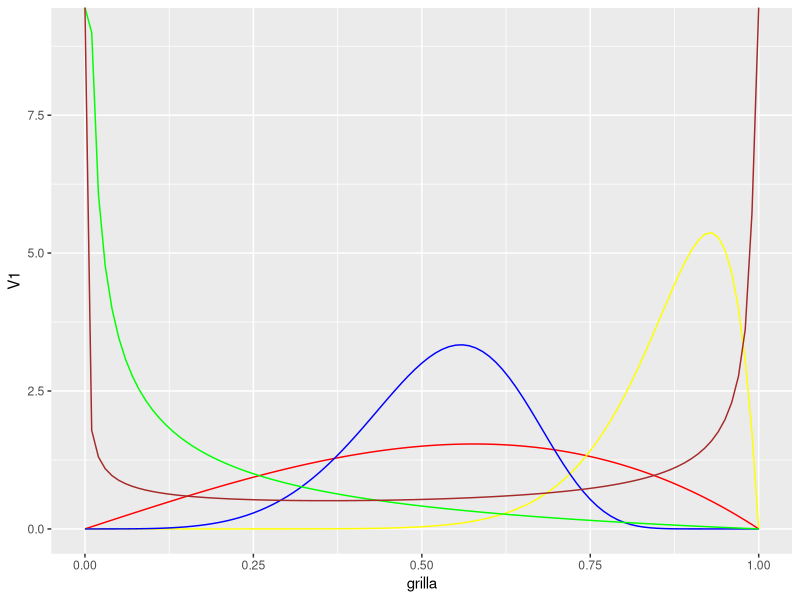

Here is the R script that generated this plot: (Note: this script raises an error after producing the figure.)
library(ggplot2)
library(mvtnorm)

#Punto 2

kumaraswamy = function(a,b,x) {
  stopifnot(a > 0)
  stopifnot(b > 0)
  valor = a*b*(x^(a-1))*((1-(x^a))^(b-1))
  return(valor)
}

grilla = seq(0,1,.01)


runif(2,1,100)

parametros = matrix(c(2,2,10,2,5,15,1/2,2,1/2,1/3), nrow = 5, ncol = 2, byrow = T)

Valores = matrix(0,nrow = 101, ncol = 5)
for (i in 1:5) {
  Valores[,i] = kumaraswamy(parametros[i,1],parametros[i,2],grilla)
}

data_kuma = as.data.frame(Valores)

ggplot(data_kuma)+geom_line(aes(x = grilla, y = V1), color = "red")+
  geom_line(aes(x = grilla, y = V2), color = "yellow")+
  geom_line(aes(x = grilla, y = V3), color = "blue")+
  geom_line(aes(x = grilla, y = V4), color = "green")+
  geom_line(aes(x = grilla, y = V5), color = "brown")



# Muy facilmente se puede representar la creencia a priori 
# de parametros que esten entre 0 y 1.



#Punto 3 


r_beta_by_mean = function(n, media, con){
  alfa = media * con
  beta = con - alfa
  rbeta(n, alfa, beta)
}

d_beta_by_mean = function(x, media, con){
  alfa = media * con
  beta = con - alfa
  dbeta(x, alfa, beta)
}


d_objetivo_kuma = function(x) kumaraswamy(6, 2, x)

r_propuesta_kuma_1 = function(x) r_beta_by_mean(1, x, 2)

d_propuesta_kuma_1 = function(x, media) d_beta_by_mean(x, media, 2)

muestras_kuma_1 = sample_mh_1d(5000, v_random = c(0,1), d_objetivo = d_objetivo_kuma, 
                             d_propuesta = d_propuesta_kuma_1, 
                             r_propuesta = r_propuesta_kuma_1)

r_propuesta_kuma_2 = function(x) r_beta_by_mean(1, x, 10)

d_propuesta_kuma_2 = function(x, media) d_beta_by_mean(x, media, 10)

muestras_kuma_2 = sample_mh_1d(5000, v_random = c(0,1), d_objetivo = d_objetivo_kuma, 
                               d_propuesta = d_propuesta_kuma_2, 
                               r_propuesta = r_propuesta_kuma_2)

r_propuesta_kuma_3 = function(x) r_beta_by_mean(1, x, 1)

d_propuesta_kuma_3 = function(x, media) d_beta_by_mean(x, media, 1)

muestras_kuma_3 = sample_mh_1d(5000, v_random = c(0,1), d_objetivo = d_objetivo_kuma, 
                               d_propuesta = d_propuesta_kuma_3, 
                               r_propuesta = r_propuesta_kuma_3)



muestras_kuma = data.frame(obs = c(muestras_kuma_1, muestras_kuma_2, muestras_kuma_3),
                           orden = rep(1:5000,3),
                           cadena = as.factor(rep(1:3, each = 5000)))

ggplot(muestras_kuma) + geom_line(aes(x = orden, y = obs)) + facet_grid(vars(cadena))

1-mean(muestras_kuma_1[1:4999]-muestras_kuma_1[2:5000] == 0)
1-mean(muestras_kuma_2[1:4999]-muestras_kuma_2[2:5000] == 0)
1-mean(muestras_kuma_3[1:4999]-muestras_kuma_3[2:5000] == 0)


hist(muestras_kuma_1)
hist(muestras_kuma_2)
hist(muestras_kuma_3)

acf(muestras_kuma_1, lag.max = 19)
acf(muestras_kuma_2, lag.max = 19)
acf(muestras_kuma_3, lag.max = 19)

mean(muestras_kuma_1)
mean(muestras_kuma_2)
mean(muestras_kuma_3)


mean(sort(muestras_kuma_1)[250:251])
mean(sort(muestras_kuma_2)[250:251])
mean(sort(muestras_kuma_3)[250:251])

mean(sort(muestras_kuma_1)[4750:4751])
mean(sort(muestras_kuma_2)[4750:4751])
mean(sort(muestras_kuma_3)[4750:4751])

logit_kuma_1 = log(muestras_kuma_1/(1-muestras_kuma_1))
logit_kuma_2 = log(muestras_kuma_2/(1-muestras_kuma_2))
logit_kuma_3 = log(muestras_kuma_3/(1-muestras_kuma_3))

mean(logit_kuma_1)
mean(logit_kuma_2)
mean(logit_kuma_3)


mean(sort(logit_kuma_1)[250:251])
mean(sort(logit_kuma_2)[250:251])
mean(sort(logit_kuma_3)[250:251])

mean(sort(logit_kuma_1)[4750:4751])
mean(sort(logit_kuma_2)[4750:4751])
mean(sort(logit_kuma_3)[4750:4751])

#Ejer 7

d_objetivo_normal = function (x) dmvnorm(x, mean = c(.4, .75), sigma = matrix(c(1.35, .4, .4, 2.4), nrow = 2))


muestra_normal = sample_mh_2d(1000, p_inicial = c(1,1), d_objetivo = d_objetivo_normal,
                              matrix_var = matrix(c(1, .3, .3, 1), nrow = 2))

muestra_normal_df = data.frame(obs = c(muestra_normal[,1],muestra_normal[,2]),
                           orden = rep(1:1000,2),
                           cadena = rep(c("x", "y"), each = 1000))

ggplot(muestra_normal_df) + geom_line(aes(x = orden, y = obs)) + facet_grid(vars(cadena))


apply(muestra_normal, 2, FUN = neef)


#Ejer 8
Prob_mh_norm_1 = mean(muestra_normal[, 1] > 1 & muestra_normal[, 2] < 0)
Prob_mh_norm_2 = mean(muestra_normal[, 1] > 1 & muestra_normal[, 2] > 2)
Prob_mh_norm_3 = mean(muestra_normal[, 1] > .4 & muestra_normal[, 2] > .75)


rmv = rmvnorm(100000, mean = c(.4, .75), sigma = matrix(c(1.35, .4, .4, 2.4), nrow = 2))
Prob_rmv_1 = mean(rmv[, 1] > 1 & rmv[, 2] < 0)
Prob_rmv_2 = mean(rmv[, 1] > 1 & rmv[, 2] > 2)
Prob_rmv_3 = mean(rmv[, 1] > .4 & rmv[, 2] > .75)


abs(Prob_mh_norm_1 - Prob_rmv_1)/Prob_rmv_1
abs(Prob_mh_norm_2 - Prob_rmv_2)/Prob_rmv_2
abs(Prob_mh_norm_3 - Prob_rmv_3)/Prob_rmv_3



#Ejer 9



rosenbrock = function (x) ((.5 - x(1))^2) + 5 * ((x(2) - (x(1)^2))^2)

d_objetivo_rosenbrock = function (x) exp((-1)*(((.5 - x[1])^2) + 5 * ((x[2] - (x[1]^2))^2)))

muestra_rosenbrock_1 = sample_mh_2d(1000, p_inicial = c(1,1), d_objetivo = d_objetivo_rosenbrock,
                              matrix_var = matrix(c(1, .7, .7, 1), nrow = 2))
muestra_rosenbrock_2 = sample_mh_2d(1000, p_inicial = c(1,1), d_objetivo = d_objetivo_rosenbrock,
                                    matrix_var = matrix(c(1, .3, .3, 1), nrow = 2))
muestra_rosenbrock_3 = sample_mh_2d(1000, p_inicial = c(1,1), d_objetivo = d_objetivo_rosenbrock,
                                    matrix_var = matrix(c(1,0,0,2), nrow = 2))


muestra_rosenbrock_df_1 = data.frame(obs = c(muestra_rosenbrock_1[,1],muestra_rosenbrock_1[,2]),
                               orden = rep(1:1000,2),
                               cadena = rep(c("x", "y"), each = 1000))

muestra_rosenbrock_df_2 = data.frame(obs = c(muestra_rosenbrock_2[,1],muestra_rosenbrock_2[,2]),
                                     orden = rep(1:1000,2),
                                     cadena = rep(c("x", "y"), each = 1000))

muestra_rosenbrock_df_3 = data.frame(obs = c(muestra_rosenbrock_3[,1],muestra_rosenbrock_3[,2]),
                                     orden = rep(1:1000,2),
                                     cadena = rep(c("x", "y"), each = 1000))


ggplot(muestra_rosenbrock_df_1) + geom_line(aes(x = orden, y = obs)) + facet_grid(vars(cadena))

ggplot(muestra_rosenbrock_df_2) + geom_line(aes(x = orden, y = obs)) + facet_grid(vars(cadena))

ggplot(muestra_rosenbrock_df_3) + geom_line(aes(x = orden, y = obs)) + facet_grid(vars(cadena))

#Ejer 10

Prob_mh_rosen_1_1 = mean(muestra_rosenbrock_1[, 1] < 1 & muestra_rosenbrock_1[, 1] > 0 & muestra_rosenbrock_1[, 2] > 0 & muestra_rosenbrock_1[, 2] < 1)
Prob_mh_rosen_1_2 = mean(muestra_rosenbrock_1[, 1] < 0 & muestra_rosenbrock_1[, 1] > -1 & muestra_rosenbrock_1[, 2] > 0 & muestra_rosenbrock_1[, 2] < 1)
Prob_mh_rosen_1_3 = mean(muestra_rosenbrock_1[, 1] < 2.2 & muestra_rosenbrock_1[, 1] > 1 & muestra_rosenbrock_1[, 2] > 2 & muestra_rosenbrock_1[, 2] < 3)


# r_rosen = ?
Prob_rmv_1 = mean(r_rosen[, 1] > 1 & r_rosen[, 2] < 0)
Prob_rmv_2 = mean(r_rosen[, 1] > 1 & r_rosen[, 2] > 2)
Prob_rmv_3 = mean(r_rosen[, 1] > .4 & r_rosen[, 2] > .75)


abs(Prob_mh_1 - Prob_rmv_1)/Prob_rmv_1
abs(Prob_mh_2 - Prob_rmv_2)/Prob_rmv_2
abs(Prob_mh_3 - Prob_rmv_3)/Prob_rmv_3
